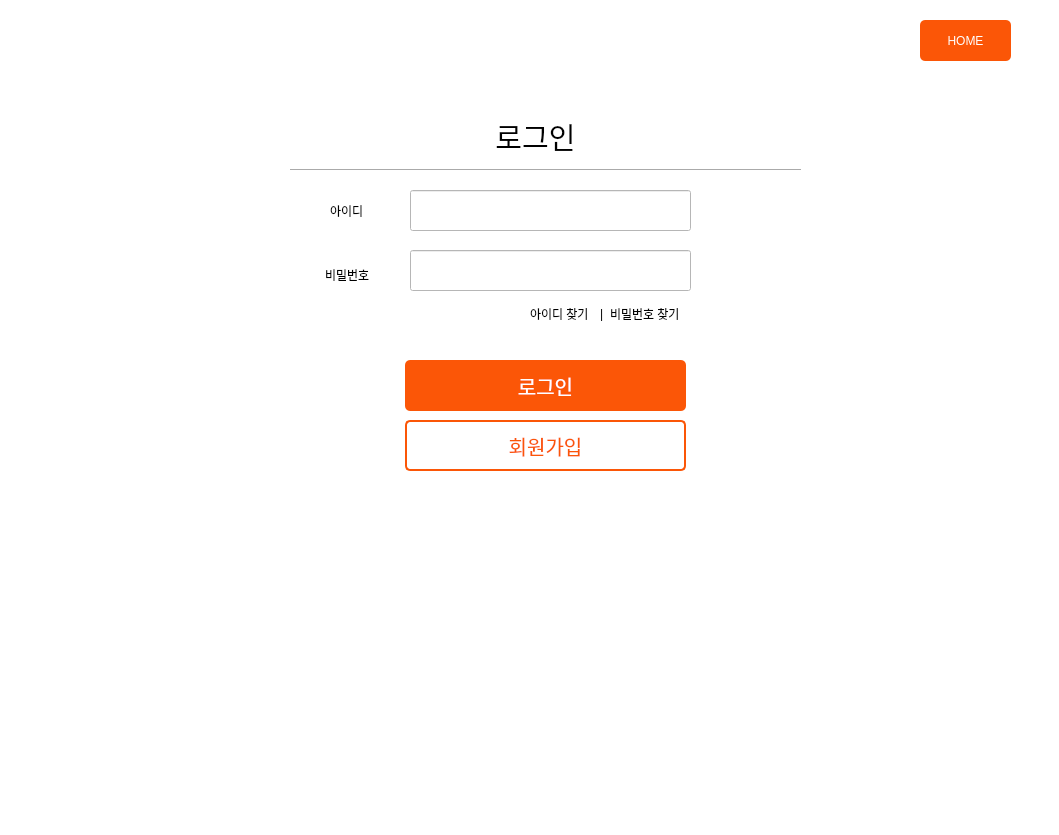
<?xml version="1.0" encoding="UTF-8"?>
<ui version="4.0">
 <class>Form</class>
 <widget class="QWidget" name="Form">
  <property name="geometry">
   <rect>
    <x>0</x>
    <y>0</y>
    <width>1059</width>
    <height>835</height>
   </rect>
  </property>
  <property name="windowTitle">
   <string>Form</string>
  </property>
  <property name="styleSheet">
   <string notr="true">background-color: rgb(255, 255, 255);</string>
  </property>
  <widget class="QStackedWidget" name="login_SW">
   <property name="geometry">
    <rect>
     <x>0</x>
     <y>0</y>
     <width>1061</width>
     <height>831</height>
    </rect>
   </property>
   <property name="currentIndex">
    <number>1</number>
   </property>
   <widget class="QWidget" name="page_2">
    <widget class="QTextBrowser" name="textBrowser">
     <property name="geometry">
      <rect>
       <x>320</x>
       <y>180</y>
       <width>256</width>
       <height>192</height>
      </rect>
     </property>
     <property name="html">
      <string>&lt;!DOCTYPE HTML PUBLIC &quot;-//W3C//DTD HTML 4.0//EN&quot; &quot;http://www.w3.org/TR/REC-html40/strict.dtd&quot;&gt;
&lt;html&gt;&lt;head&gt;&lt;meta name=&quot;qrichtext&quot; content=&quot;1&quot; /&gt;&lt;style type=&quot;text/css&quot;&gt;
p, li { white-space: pre-wrap; }
&lt;/style&gt;&lt;/head&gt;&lt;body style=&quot; font-family:'Gulim'; font-size:9pt; font-weight:400; font-style:normal;&quot;&gt;
&lt;p align=&quot;center&quot; style=&quot; margin-top:0px; margin-bottom:0px; margin-left:0px; margin-right:0px; -qt-block-indent:0; text-indent:0px;&quot;&gt;&lt;span style=&quot; font-size:16pt;&quot;&gt;메인 페이지&lt;/span&gt;&lt;/p&gt;&lt;/body&gt;&lt;/html&gt;</string>
     </property>
    </widget>
   </widget>
   <widget class="QWidget" name="page">
    <widget class="QLabel" name="label_5">
     <property name="geometry">
      <rect>
       <x>610</x>
       <y>306</y>
       <width>81</width>
       <height>16</height>
      </rect>
     </property>
     <property name="styleSheet">
      <string notr="true">font: 10pt &quot;GyeonggiBatang&quot;;</string>
     </property>
     <property name="text">
      <string>비밀번호 찾기</string>
     </property>
    </widget>
    <widget class="QPushButton" name="signup_Button">
     <property name="geometry">
      <rect>
       <x>405</x>
       <y>420</y>
       <width>281</width>
       <height>51</height>
      </rect>
     </property>
     <property name="font">
      <font>
       <family>GyeonggiBatang</family>
       <pointsize>15</pointsize>
       <weight>50</weight>
       <italic>false</italic>
       <bold>false</bold>
      </font>
     </property>
     <property name="styleSheet">
      <string notr="true">QPushButton{
	font: 15pt &quot;GyeonggiBatang&quot;;
	color: rgb(251, 86, 7);
	background-color: white;
	border: 2px solid rgb(251, 86, 7);
	border-radius: 5px;
}</string>
     </property>
     <property name="text">
      <string>회원가입</string>
     </property>
    </widget>
    <widget class="QLabel" name="sh_label_4">
     <property name="geometry">
      <rect>
       <x>530</x>
       <y>304</y>
       <width>71</width>
       <height>20</height>
      </rect>
     </property>
     <property name="styleSheet">
      <string notr="true">font: 10pt &quot;GyeonggiBatang&quot;;</string>
     </property>
     <property name="text">
      <string>아이디 찾기</string>
     </property>
    </widget>
    <widget class="QPushButton" name="login_Button">
     <property name="geometry">
      <rect>
       <x>405</x>
       <y>360</y>
       <width>281</width>
       <height>51</height>
      </rect>
     </property>
     <property name="font">
      <font>
       <family>GyeonggiBatang</family>
       <pointsize>15</pointsize>
       <weight>50</weight>
       <italic>false</italic>
       <bold>false</bold>
      </font>
     </property>
     <property name="styleSheet">
      <string notr="true">QPushButton{
	font: 15pt &quot;GyeonggiBatang&quot;;
	color: white;
	background-color: rgb(251, 86, 7);
	border-radius: 5px;
}</string>
     </property>
     <property name="text">
      <string>로그인</string>
     </property>
    </widget>
    <widget class="QLineEdit" name="login_id_lineEdit">
     <property name="geometry">
      <rect>
       <x>410</x>
       <y>190</y>
       <width>281</width>
       <height>41</height>
      </rect>
     </property>
     <property name="text">
      <string/>
     </property>
    </widget>
    <widget class="QLineEdit" name="login_pw_lineEdit">
     <property name="geometry">
      <rect>
       <x>410</x>
       <y>250</y>
       <width>281</width>
       <height>41</height>
      </rect>
     </property>
     <property name="text">
      <string/>
     </property>
     <property name="echoMode">
      <enum>QLineEdit::Password</enum>
     </property>
    </widget>
    <widget class="QLabel" name="sh_label_3">
     <property name="geometry">
      <rect>
       <x>325</x>
       <y>265</y>
       <width>71</width>
       <height>20</height>
      </rect>
     </property>
     <property name="styleSheet">
      <string notr="true">font: 15pt &quot;GyeonggiBatang&quot;;</string>
     </property>
     <property name="text">
      <string>비밀번호</string>
     </property>
    </widget>
    <widget class="QLabel" name="sh_label_2">
     <property name="geometry">
      <rect>
       <x>330</x>
       <y>205</y>
       <width>56</width>
       <height>12</height>
      </rect>
     </property>
     <property name="styleSheet">
      <string notr="true">font: 15pt &quot;경기천년바탕 Regular&quot;;</string>
     </property>
     <property name="text">
      <string>아이디</string>
     </property>
    </widget>
    <widget class="QLabel" name="sh_label_6">
     <property name="geometry">
      <rect>
       <x>600</x>
       <y>306</y>
       <width>16</width>
       <height>16</height>
      </rect>
     </property>
     <property name="text">
      <string>|</string>
     </property>
    </widget>
    <widget class="QLabel" name="sh_label">
     <property name="geometry">
      <rect>
       <x>490</x>
       <y>115</y>
       <width>91</width>
       <height>41</height>
      </rect>
     </property>
     <property name="styleSheet">
      <string notr="true">font: 22pt &quot;경기천년바탕 Regular&quot;;</string>
     </property>
     <property name="text">
      <string>&lt;html&gt;&lt;head/&gt;&lt;body&gt;&lt;p align=&quot;center&quot;&gt;&lt;span style=&quot; font-size:22pt;&quot;&gt;로그인&lt;/span&gt;&lt;/p&gt;&lt;/body&gt;&lt;/html&gt;</string>
     </property>
    </widget>
    <widget class="Line" name="line">
     <property name="geometry">
      <rect>
       <x>290</x>
       <y>160</y>
       <width>511</width>
       <height>20</height>
      </rect>
     </property>
     <property name="orientation">
      <enum>Qt::Horizontal</enum>
     </property>
    </widget>
    <widget class="QPushButton" name="Home1_Button">
     <property name="geometry">
      <rect>
       <x>920</x>
       <y>20</y>
       <width>91</width>
       <height>41</height>
      </rect>
     </property>
     <property name="styleSheet">
      <string notr="true">QPushButton{
	font: 13pt &quot;GyeonggiBatang&quot;;
	color: white;
	background-color: rgb(251, 86, 7);
	border-radius: 5px;
}</string>
     </property>
     <property name="text">
      <string>HOME</string>
     </property>
    </widget>
    <zorder>signup_Button</zorder>
    <zorder>sh_label_4</zorder>
    <zorder>login_Button</zorder>
    <zorder>login_id_lineEdit</zorder>
    <zorder>login_pw_lineEdit</zorder>
    <zorder>sh_label_3</zorder>
    <zorder>sh_label_2</zorder>
    <zorder>sh_label_6</zorder>
    <zorder>sh_label</zorder>
    <zorder>line</zorder>
    <zorder>Home1_Button</zorder>
    <zorder>label_5</zorder>
   </widget>
   <widget class="QWidget" name="page_3">
    <widget class="QLabel" name="sh_label_7">
     <property name="geometry">
      <rect>
       <x>456</x>
       <y>41</y>
       <width>151</width>
       <height>41</height>
      </rect>
     </property>
     <property name="styleSheet">
      <string notr="true">font: 22pt &quot;GyeonggiBatang&quot;;
</string>
     </property>
     <property name="text">
      <string>&lt;html&gt;&lt;head/&gt;&lt;body&gt;&lt;p align=&quot;center&quot;&gt;&lt;span style=&quot; font-size:22pt;&quot;&gt;회원가입&lt;/span&gt;&lt;/p&gt;&lt;/body&gt;&lt;/html&gt;</string>
     </property>
    </widget>
    <widget class="Line" name="line_2">
     <property name="geometry">
      <rect>
       <x>254</x>
       <y>81</y>
       <width>571</width>
       <height>20</height>
      </rect>
     </property>
     <property name="orientation">
      <enum>Qt::Horizontal</enum>
     </property>
    </widget>
    <widget class="QLabel" name="sh_label_8">
     <property name="geometry">
      <rect>
       <x>326</x>
       <y>181</y>
       <width>61</width>
       <height>16</height>
      </rect>
     </property>
     <property name="styleSheet">
      <string notr="true">font: 15pt &quot;GyeonggiBatang&quot;;</string>
     </property>
     <property name="text">
      <string>&lt;html&gt;&lt;head/&gt;&lt;body&gt;&lt;p align=&quot;center&quot;&gt;&lt;span style=&quot; font-size:11pt;&quot;&gt;아이디&lt;/span&gt;&lt;/p&gt;&lt;/body&gt;&lt;/html&gt;</string>
     </property>
    </widget>
    <widget class="QLabel" name="sh_label_9">
     <property name="geometry">
      <rect>
       <x>326</x>
       <y>231</y>
       <width>71</width>
       <height>16</height>
      </rect>
     </property>
     <property name="styleSheet">
      <string notr="true">font: 15pt &quot;GyeonggiBatang&quot;;</string>
     </property>
     <property name="text">
      <string>&lt;html&gt;&lt;head/&gt;&lt;body&gt;&lt;p align=&quot;center&quot;&gt;&lt;span style=&quot; font-size:11pt;&quot;&gt;비밀번호&lt;/span&gt;&lt;/p&gt;&lt;/body&gt;&lt;/html&gt;</string>
     </property>
    </widget>
    <widget class="QLabel" name="sh_label_10">
     <property name="geometry">
      <rect>
       <x>309</x>
       <y>281</y>
       <width>101</width>
       <height>16</height>
      </rect>
     </property>
     <property name="styleSheet">
      <string notr="true">font: 15pt &quot;GyeonggiBatang&quot;;</string>
     </property>
     <property name="text">
      <string>&lt;html&gt;&lt;head/&gt;&lt;body&gt;&lt;p align=&quot;center&quot;&gt;&lt;span style=&quot; font-size:11pt;&quot;&gt;비밀번호 확인&lt;/span&gt;&lt;/p&gt;&lt;/body&gt;&lt;/html&gt;</string>
     </property>
    </widget>
    <widget class="QLabel" name="sh_label_11">
     <property name="geometry">
      <rect>
       <x>326</x>
       <y>334</y>
       <width>61</width>
       <height>16</height>
      </rect>
     </property>
     <property name="styleSheet">
      <string notr="true">font: 15pt &quot;GyeonggiBatang&quot;;</string>
     </property>
     <property name="text">
      <string>&lt;html&gt;&lt;head/&gt;&lt;body&gt;&lt;p align=&quot;center&quot;&gt;&lt;span style=&quot; font-size:11pt;&quot;&gt;연락처&lt;/span&gt;&lt;/p&gt;&lt;/body&gt;&lt;/html&gt;</string>
     </property>
    </widget>
    <widget class="QLabel" name="sh_label_12">
     <property name="geometry">
      <rect>
       <x>326</x>
       <y>381</y>
       <width>61</width>
       <height>16</height>
      </rect>
     </property>
     <property name="styleSheet">
      <string notr="true">font: 15pt &quot;GyeonggiBatang&quot;;</string>
     </property>
     <property name="text">
      <string>&lt;html&gt;&lt;head/&gt;&lt;body&gt;&lt;p align=&quot;center&quot;&gt;&lt;span style=&quot; font-size:11pt;&quot;&gt;주소&lt;/span&gt;&lt;/p&gt;&lt;/body&gt;&lt;/html&gt;</string>
     </property>
    </widget>
    <widget class="QLabel" name="sh_label_13">
     <property name="geometry">
      <rect>
       <x>326</x>
       <y>131</y>
       <width>65</width>
       <height>17</height>
      </rect>
     </property>
     <property name="styleSheet">
      <string notr="true">font: 15pt &quot;GyeonggiBatang&quot;;</string>
     </property>
     <property name="text">
      <string>&lt;html&gt;&lt;head/&gt;&lt;body&gt;&lt;p align=&quot;center&quot;&gt;&lt;span style=&quot; font-size:11pt;&quot;&gt;이름&lt;/span&gt;&lt;/p&gt;&lt;/body&gt;&lt;/html&gt;</string>
     </property>
    </widget>
    <widget class="QLineEdit" name="id_lineEdit">
     <property name="geometry">
      <rect>
       <x>436</x>
       <y>171</y>
       <width>241</width>
       <height>41</height>
      </rect>
     </property>
     <property name="text">
      <string/>
     </property>
    </widget>
    <widget class="QLineEdit" name="pw_lineEdit">
     <property name="geometry">
      <rect>
       <x>436</x>
       <y>221</y>
       <width>241</width>
       <height>41</height>
      </rect>
     </property>
     <property name="echoMode">
      <enum>QLineEdit::Password</enum>
     </property>
    </widget>
    <widget class="QLineEdit" name="pw2_lineEdit">
     <property name="geometry">
      <rect>
       <x>436</x>
       <y>271</y>
       <width>241</width>
       <height>41</height>
      </rect>
     </property>
     <property name="echoMode">
      <enum>QLineEdit::Password</enum>
     </property>
    </widget>
    <widget class="QLineEdit" name="phone_lineEdit">
     <property name="geometry">
      <rect>
       <x>436</x>
       <y>321</y>
       <width>241</width>
       <height>41</height>
      </rect>
     </property>
     <property name="alignment">
      <set>Qt::AlignLeading|Qt::AlignLeft|Qt::AlignVCenter</set>
     </property>
     <property name="dragEnabled">
      <bool>false</bool>
     </property>
     <property name="readOnly">
      <bool>false</bool>
     </property>
     <property name="placeholderText">
      <string>숫자만 입력하세요</string>
     </property>
    </widget>
    <widget class="QLineEdit" name="address_lineEdit">
     <property name="geometry">
      <rect>
       <x>436</x>
       <y>371</y>
       <width>241</width>
       <height>41</height>
      </rect>
     </property>
    </widget>
    <widget class="QLineEdit" name="name_lineEdit">
     <property name="geometry">
      <rect>
       <x>436</x>
       <y>111</y>
       <width>241</width>
       <height>41</height>
      </rect>
     </property>
    </widget>
    <widget class="QPushButton" name="duplication_Button">
     <property name="geometry">
      <rect>
       <x>696</x>
       <y>173</y>
       <width>101</width>
       <height>41</height>
      </rect>
     </property>
     <property name="styleSheet">
      <string notr="true">QPushButton{
	font: 11pt &quot;GyeonggiBatang&quot;;
	color: white;
	background-color: rgb(251, 86, 7);
	border-radius: 5px;
}</string>
     </property>
     <property name="text">
      <string>중복확인</string>
     </property>
    </widget>
    <widget class="Line" name="line_3">
     <property name="geometry">
      <rect>
       <x>256</x>
       <y>421</y>
       <width>571</width>
       <height>20</height>
      </rect>
     </property>
     <property name="orientation">
      <enum>Qt::Horizontal</enum>
     </property>
    </widget>
    <widget class="QLabel" name="sh_label_14">
     <property name="geometry">
      <rect>
       <x>306</x>
       <y>471</y>
       <width>101</width>
       <height>21</height>
      </rect>
     </property>
     <property name="styleSheet">
      <string notr="true">font: 15pt &quot;GyeonggiBatang&quot;;</string>
     </property>
     <property name="text">
      <string>&lt;html&gt;&lt;head/&gt;&lt;body&gt;&lt;p align=&quot;center&quot;&gt;&lt;span style=&quot; font-size:11pt;&quot;&gt;이용약관동의&lt;/span&gt;&lt;/p&gt;&lt;/body&gt;&lt;/html&gt;</string>
     </property>
    </widget>
    <widget class="QCheckBox" name="agree1_checkBox">
     <property name="geometry">
      <rect>
       <x>436</x>
       <y>471</y>
       <width>201</width>
       <height>31</height>
      </rect>
     </property>
     <property name="styleSheet">
      <string notr="true">font: 10pt &quot;GyeonggiBatang&quot;;</string>
     </property>
     <property name="text">
      <string>전체 동의 합니다.</string>
     </property>
    </widget>
    <widget class="QCheckBox" name="agree2_checkBox">
     <property name="geometry">
      <rect>
       <x>436</x>
       <y>501</y>
       <width>201</width>
       <height>31</height>
      </rect>
     </property>
     <property name="styleSheet">
      <string notr="true">font: 10pt &quot;GyeonggiBatang&quot;;</string>
     </property>
     <property name="text">
      <string>이용약관 동의</string>
     </property>
    </widget>
    <widget class="QCheckBox" name="agree3_checkBox">
     <property name="geometry">
      <rect>
       <x>436</x>
       <y>531</y>
       <width>201</width>
       <height>31</height>
      </rect>
     </property>
     <property name="styleSheet">
      <string notr="true">font: 10pt &quot;GyeonggiBatang&quot;;</string>
     </property>
     <property name="text">
      <string>개인정보 수집, 이용 동의(필수)</string>
     </property>
    </widget>
    <widget class="QCheckBox" name="agree4_checkBox">
     <property name="geometry">
      <rect>
       <x>436</x>
       <y>561</y>
       <width>201</width>
       <height>31</height>
      </rect>
     </property>
     <property name="styleSheet">
      <string notr="true">font: 10pt &quot;GyeonggiBatang&quot;;</string>
     </property>
     <property name="text">
      <string>개인정보 수집, 이용 동의(선택)</string>
     </property>
    </widget>
    <widget class="QLabel" name="sh_label_15">
     <property name="geometry">
      <rect>
       <x>676</x>
       <y>511</y>
       <width>71</width>
       <height>16</height>
      </rect>
     </property>
     <property name="styleSheet">
      <string notr="true">font: 10pt &quot;GyeonggiBatang&quot;;</string>
     </property>
     <property name="text">
      <string>약관 보기&gt;</string>
     </property>
    </widget>
    <widget class="QLabel" name="sh_label_16">
     <property name="geometry">
      <rect>
       <x>676</x>
       <y>571</y>
       <width>71</width>
       <height>16</height>
      </rect>
     </property>
     <property name="styleSheet">
      <string notr="true">font: 10pt &quot;GyeonggiBatang&quot;;</string>
     </property>
     <property name="text">
      <string>약관 보기&gt;</string>
     </property>
    </widget>
    <widget class="QLabel" name="sh_label_17">
     <property name="geometry">
      <rect>
       <x>676</x>
       <y>541</y>
       <width>71</width>
       <height>16</height>
      </rect>
     </property>
     <property name="styleSheet">
      <string notr="true">font: 10pt &quot;GyeonggiBatang&quot;;</string>
     </property>
     <property name="text">
      <string>약관 보기&gt;</string>
     </property>
    </widget>
    <widget class="QPushButton" name="join_Button">
     <property name="geometry">
      <rect>
       <x>566</x>
       <y>621</y>
       <width>161</width>
       <height>51</height>
      </rect>
     </property>
     <property name="styleSheet">
      <string notr="true">QPushButton{
	font: 12pt &quot;GyeonggiBatang&quot;;
	color: white;
	background-color: rgb(251, 86, 7);
	border-radius: 5px;
}</string>
     </property>
     <property name="text">
      <string>가입하기</string>
     </property>
    </widget>
    <widget class="QPushButton" name="Home2_Button">
     <property name="geometry">
      <rect>
       <x>346</x>
       <y>621</y>
       <width>161</width>
       <height>51</height>
      </rect>
     </property>
     <property name="styleSheet">
      <string notr="true">QPushButton{
	font: 12pt &quot;GyeonggiBatang&quot;;
	color: rgb(251, 86, 7);
	background-color: white;
	border: 2px solid rgb(251, 86, 7);
	border-radius: 5px;
}</string>
     </property>
     <property name="text">
      <string>HOME</string>
     </property>
    </widget>
   </widget>
  </widget>
 </widget>
 <resources/>
 <connections/>
</ui>
